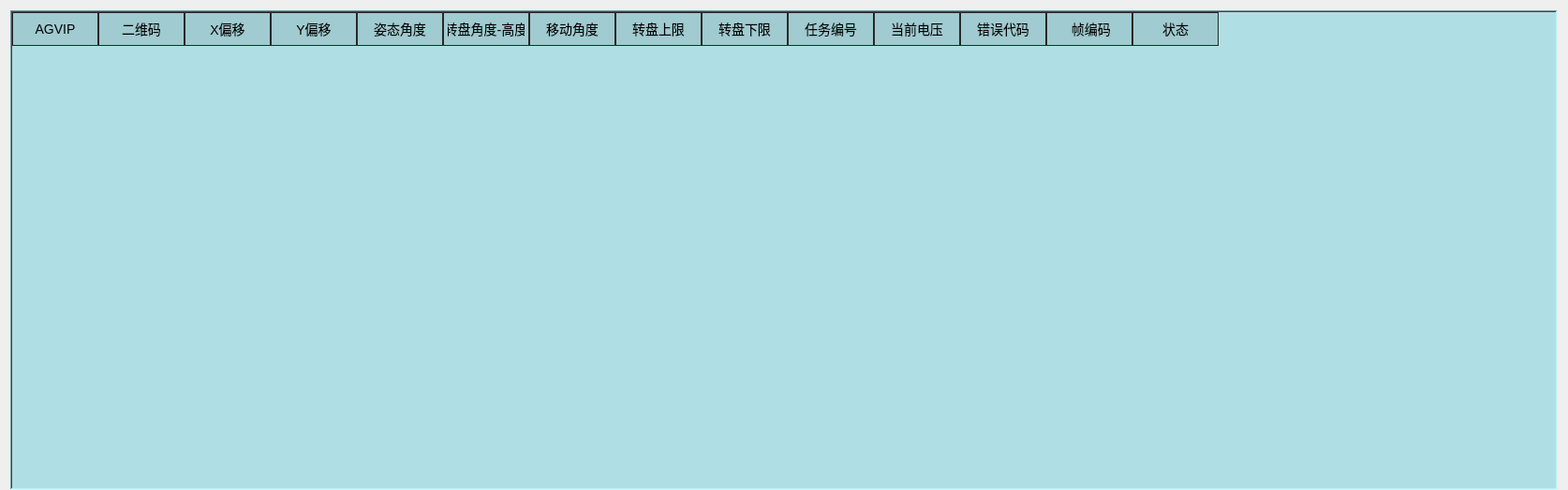
<?xml version="1.0" encoding="UTF-8"?>
<ui version="4.0">
 <class>AgvStatus</class>
 <widget class="QWidget" name="AgvStatus">
  <property name="geometry">
   <rect>
    <x>0</x>
    <y>0</y>
    <width>1674</width>
    <height>523</height>
   </rect>
  </property>
  <property name="windowTitle">
   <string>AGV STATUS</string>
  </property>
  <layout class="QVBoxLayout" name="verticalLayout">
   <property name="bottomMargin">
    <number>0</number>
   </property>
   <item>
    <widget class="QTableWidget" name="agvShow">
     <property name="sizePolicy">
      <sizepolicy hsizetype="Preferred" vsizetype="Expanding">
       <horstretch>0</horstretch>
       <verstretch>0</verstretch>
      </sizepolicy>
     </property>
     <property name="sizeIncrement">
      <size>
       <width>0</width>
       <height>0</height>
      </size>
     </property>
     <property name="font">
      <font/>
     </property>
     <property name="cursor" stdset="0">
      <cursorShape>PointingHandCursor</cursorShape>
     </property>
     <property name="mouseTracking">
      <bool>false</bool>
     </property>
     <property name="focusPolicy">
      <enum>Qt::NoFocus</enum>
     </property>
     <property name="contextMenuPolicy">
      <enum>Qt::NoContextMenu</enum>
     </property>
     <property name="layoutDirection">
      <enum>Qt::LeftToRight</enum>
     </property>
     <property name="autoFillBackground">
      <bool>true</bool>
     </property>
     <property name="styleSheet">
      <string notr="true">QHeaderView::section:vertical
{
    border-left: 1px solid #fffff8;
}
QWidget {
    background-color:#afdfe4
}

QHeaderView::section {
    background-color:rgba(25,25,25,25);
    padding: 4px;
    border: 1px solid #282828;
    font-size: 14px;
}
</string>
     </property>
     <property name="frameShape">
      <enum>QFrame::WinPanel</enum>
     </property>
     <property name="lineWidth">
      <number>1</number>
     </property>
     <property name="midLineWidth">
      <number>0</number>
     </property>
     <property name="verticalScrollBarPolicy">
      <enum>Qt::ScrollBarAlwaysOff</enum>
     </property>
     <property name="horizontalScrollBarPolicy">
      <enum>Qt::ScrollBarAlwaysOff</enum>
     </property>
     <property name="sizeAdjustPolicy">
      <enum>QAbstractScrollArea::AdjustIgnored</enum>
     </property>
     <property name="autoScrollMargin">
      <number>12</number>
     </property>
     <property name="editTriggers">
      <set>QAbstractItemView::NoEditTriggers</set>
     </property>
     <property name="tabKeyNavigation">
      <bool>false</bool>
     </property>
     <property name="showDropIndicator" stdset="0">
      <bool>false</bool>
     </property>
     <property name="dragDropOverwriteMode">
      <bool>false</bool>
     </property>
     <property name="selectionMode">
      <enum>QAbstractItemView::NoSelection</enum>
     </property>
     <property name="selectionBehavior">
      <enum>QAbstractItemView::SelectRows</enum>
     </property>
     <property name="textElideMode">
      <enum>Qt::ElideMiddle</enum>
     </property>
     <property name="verticalScrollMode">
      <enum>QAbstractItemView::ScrollPerItem</enum>
     </property>
     <property name="horizontalScrollMode">
      <enum>QAbstractItemView::ScrollPerPixel</enum>
     </property>
     <property name="showGrid">
      <bool>false</bool>
     </property>
     <property name="gridStyle">
      <enum>Qt::DashLine</enum>
     </property>
     <property name="cornerButtonEnabled">
      <bool>false</bool>
     </property>
     <property name="rowCount">
      <number>10</number>
     </property>
     <property name="columnCount">
      <number>14</number>
     </property>
     <attribute name="horizontalHeaderCascadingSectionResizes">
      <bool>true</bool>
     </attribute>
     <attribute name="horizontalHeaderMinimumSectionSize">
      <number>50</number>
     </attribute>
     <attribute name="horizontalHeaderDefaultSectionSize">
      <number>92</number>
     </attribute>
     <attribute name="verticalHeaderVisible">
      <bool>false</bool>
     </attribute>
     <attribute name="verticalHeaderCascadingSectionResizes">
      <bool>true</bool>
     </attribute>
     <attribute name="verticalHeaderMinimumSectionSize">
      <number>40</number>
     </attribute>
     <attribute name="verticalHeaderDefaultSectionSize">
      <number>40</number>
     </attribute>
     <attribute name="verticalHeaderHighlightSections">
      <bool>true</bool>
     </attribute>
     <row/>
     <row/>
     <row/>
     <row/>
     <row/>
     <row/>
     <row/>
     <row/>
     <row/>
     <row/>
     <column>
      <property name="text">
       <string>AGVIP</string>
      </property>
     </column>
     <column>
      <property name="text">
       <string>二维码</string>
      </property>
     </column>
     <column>
      <property name="text">
       <string>X偏移</string>
      </property>
     </column>
     <column>
      <property name="text">
       <string>Y偏移</string>
      </property>
     </column>
     <column>
      <property name="text">
       <string>姿态角度</string>
      </property>
     </column>
     <column>
      <property name="text">
       <string>转盘角度-高度</string>
      </property>
     </column>
     <column>
      <property name="text">
       <string>移动角度</string>
      </property>
     </column>
     <column>
      <property name="text">
       <string>转盘上限</string>
      </property>
     </column>
     <column>
      <property name="text">
       <string>转盘下限</string>
      </property>
     </column>
     <column>
      <property name="text">
       <string>任务编号</string>
      </property>
     </column>
     <column>
      <property name="text">
       <string>当前电压</string>
      </property>
     </column>
     <column>
      <property name="text">
       <string>错误代码</string>
      </property>
     </column>
     <column>
      <property name="text">
       <string>          帧编码         </string>
      </property>
     </column>
     <column>
      <property name="text">
       <string>状态</string>
      </property>
     </column>
    </widget>
   </item>
  </layout>
 </widget>
 <resources/>
 <connections/>
</ui>
